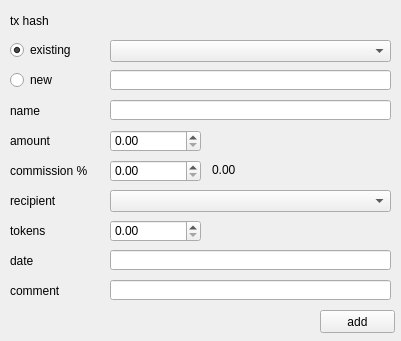
<?xml version="1.0" encoding="UTF-8"?>
<ui version="4.0">
 <class>Form</class>
 <widget class="QWidget" name="Form">
  <property name="geometry">
   <rect>
    <x>0</x>
    <y>0</y>
    <width>401</width>
    <height>341</height>
   </rect>
  </property>
  <property name="windowTitle">
   <string>Create Income</string>
  </property>
  <widget class="QComboBox" name="cmb_type">
   <property name="geometry">
    <rect>
     <x>110</x>
     <y>40</y>
     <width>281</width>
     <height>22</height>
    </rect>
   </property>
  </widget>
  <widget class="QLineEdit" name="line_name">
   <property name="geometry">
    <rect>
     <x>110</x>
     <y>100</y>
     <width>281</width>
     <height>20</height>
    </rect>
   </property>
  </widget>
  <widget class="QLabel" name="label_2">
   <property name="geometry">
    <rect>
     <x>10</x>
     <y>100</y>
     <width>91</width>
     <height>21</height>
    </rect>
   </property>
   <property name="text">
    <string>name</string>
   </property>
  </widget>
  <widget class="QDoubleSpinBox" name="spin_amount">
   <property name="geometry">
    <rect>
     <x>110</x>
     <y>130</y>
     <width>91</width>
     <height>22</height>
    </rect>
   </property>
   <property name="decimals">
    <number>2</number>
   </property>
   <property name="maximum">
    <double>100000000.000000000000000</double>
   </property>
  </widget>
  <widget class="QLabel" name="label_3">
   <property name="geometry">
    <rect>
     <x>10</x>
     <y>130</y>
     <width>91</width>
     <height>21</height>
    </rect>
   </property>
   <property name="text">
    <string>amount</string>
   </property>
  </widget>
  <widget class="QDoubleSpinBox" name="spin_commission">
   <property name="geometry">
    <rect>
     <x>110</x>
     <y>160</y>
     <width>91</width>
     <height>22</height>
    </rect>
   </property>
   <property name="decimals">
    <number>2</number>
   </property>
   <property name="maximum">
    <double>100.000000000000000</double>
   </property>
  </widget>
  <widget class="QLabel" name="label_4">
   <property name="geometry">
    <rect>
     <x>10</x>
     <y>160</y>
     <width>91</width>
     <height>21</height>
    </rect>
   </property>
   <property name="text">
    <string>commission %</string>
   </property>
  </widget>
  <widget class="QDoubleSpinBox" name="spin_tokens">
   <property name="geometry">
    <rect>
     <x>110</x>
     <y>220</y>
     <width>91</width>
     <height>22</height>
    </rect>
   </property>
   <property name="decimals">
    <number>2</number>
   </property>
   <property name="maximum">
    <double>100000000.000000000000000</double>
   </property>
  </widget>
  <widget class="QLabel" name="label_5">
   <property name="geometry">
    <rect>
     <x>10</x>
     <y>220</y>
     <width>91</width>
     <height>21</height>
    </rect>
   </property>
   <property name="text">
    <string>tokens</string>
   </property>
  </widget>
  <widget class="QLabel" name="label_6">
   <property name="geometry">
    <rect>
     <x>10</x>
     <y>250</y>
     <width>91</width>
     <height>21</height>
    </rect>
   </property>
   <property name="text">
    <string>date</string>
   </property>
  </widget>
  <widget class="QLineEdit" name="line_date">
   <property name="geometry">
    <rect>
     <x>110</x>
     <y>250</y>
     <width>281</width>
     <height>20</height>
    </rect>
   </property>
  </widget>
  <widget class="QLabel" name="label_7">
   <property name="geometry">
    <rect>
     <x>10</x>
     <y>280</y>
     <width>91</width>
     <height>21</height>
    </rect>
   </property>
   <property name="text">
    <string>comment</string>
   </property>
  </widget>
  <widget class="QLineEdit" name="line_comment">
   <property name="geometry">
    <rect>
     <x>110</x>
     <y>280</y>
     <width>281</width>
     <height>20</height>
    </rect>
   </property>
  </widget>
  <widget class="QPushButton" name="btn_run">
   <property name="geometry">
    <rect>
     <x>320</x>
     <y>310</y>
     <width>75</width>
     <height>23</height>
    </rect>
   </property>
   <property name="text">
    <string>add</string>
   </property>
  </widget>
  <widget class="QLineEdit" name="line_comission">
   <property name="geometry">
    <rect>
     <x>210</x>
     <y>160</y>
     <width>181</width>
     <height>20</height>
    </rect>
   </property>
   <property name="styleSheet">
    <string notr="true">background-color: transparent;</string>
   </property>
   <property name="text">
    <string>0.00</string>
   </property>
   <property name="frame">
    <bool>false</bool>
   </property>
   <property name="readOnly">
    <bool>true</bool>
   </property>
  </widget>
  <widget class="QComboBox" name="cmb_recipient">
   <property name="geometry">
    <rect>
     <x>110</x>
     <y>190</y>
     <width>281</width>
     <height>22</height>
    </rect>
   </property>
  </widget>
  <widget class="QLabel" name="label_8">
   <property name="geometry">
    <rect>
     <x>10</x>
     <y>190</y>
     <width>91</width>
     <height>21</height>
    </rect>
   </property>
   <property name="text">
    <string>recipient</string>
   </property>
  </widget>
  <widget class="QLineEdit" name="line_type">
   <property name="geometry">
    <rect>
     <x>110</x>
     <y>70</y>
     <width>281</width>
     <height>20</height>
    </rect>
   </property>
  </widget>
  <widget class="QRadioButton" name="rdb_type_exist">
   <property name="geometry">
    <rect>
     <x>10</x>
     <y>40</y>
     <width>91</width>
     <height>20</height>
    </rect>
   </property>
   <property name="text">
    <string>existing</string>
   </property>
   <property name="checked">
    <bool>true</bool>
   </property>
  </widget>
  <widget class="QRadioButton" name="rdb_type_new">
   <property name="geometry">
    <rect>
     <x>10</x>
     <y>70</y>
     <width>91</width>
     <height>20</height>
    </rect>
   </property>
   <property name="text">
    <string>new</string>
   </property>
  </widget>
  <widget class="QLineEdit" name="line_hash">
   <property name="geometry">
    <rect>
     <x>110</x>
     <y>10</y>
     <width>281</width>
     <height>20</height>
    </rect>
   </property>
   <property name="styleSheet">
    <string notr="true">background-color: transparent</string>
   </property>
   <property name="frame">
    <bool>false</bool>
   </property>
   <property name="readOnly">
    <bool>true</bool>
   </property>
  </widget>
  <widget class="QLabel" name="label_9">
   <property name="geometry">
    <rect>
     <x>10</x>
     <y>10</y>
     <width>91</width>
     <height>21</height>
    </rect>
   </property>
   <property name="text">
    <string>tx hash</string>
   </property>
  </widget>
 </widget>
 <resources/>
 <connections/>
</ui>
